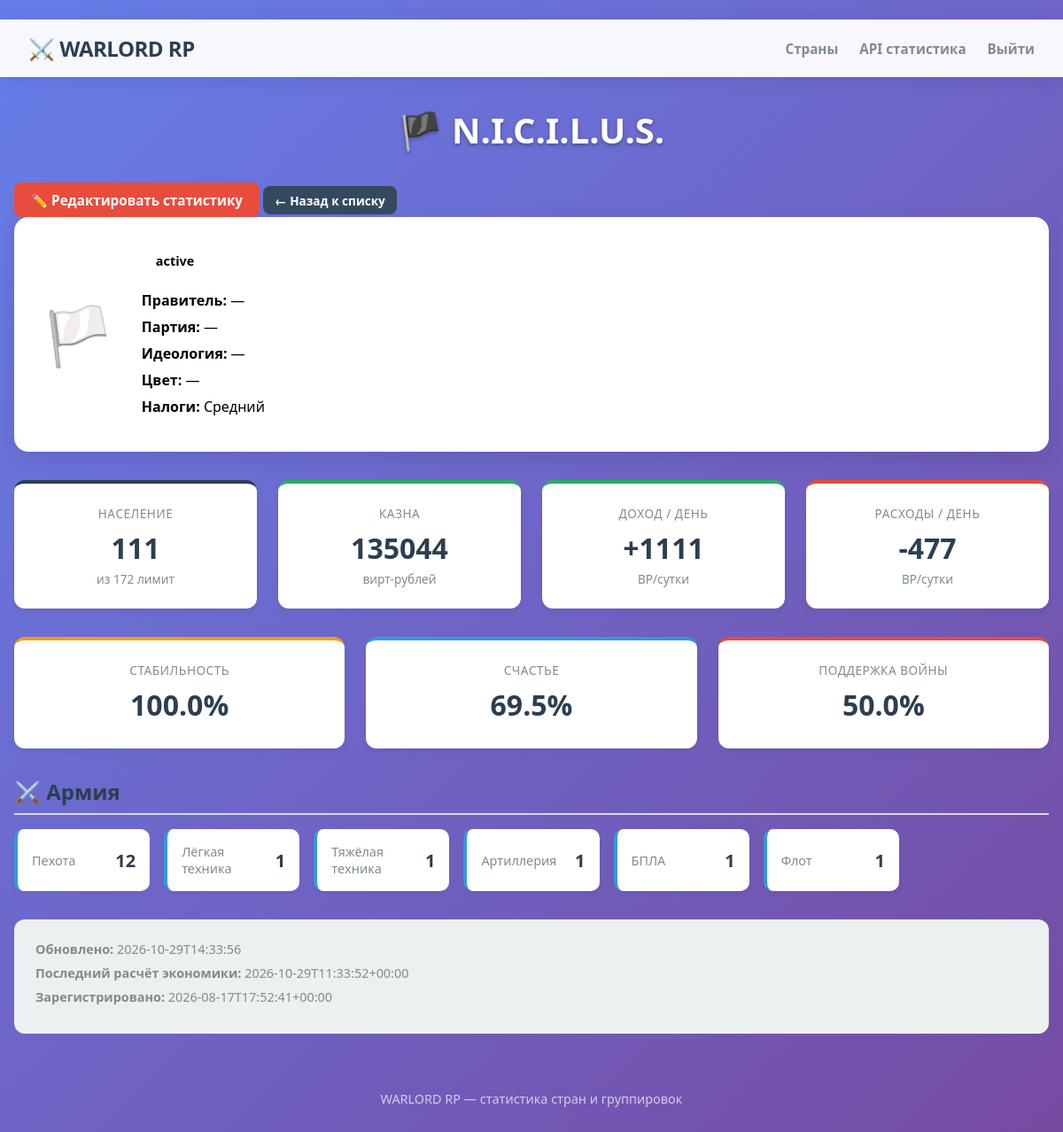
Screenshot of /country/N.I.C.I.L.U.S. (signed in) with the database file from the repository.
### tables this page shows
CREATE TABLE countries (
    id INTEGER PRIMARY KEY AUTOINCREMENT,
    name TEXT UNIQUE NOT NULL,
    flag_file_id TEXT,
    ruler TEXT,
    party TEXT,
    ideology TEXT,
    color TEXT,
    population INTEGER DEFAULT 0,
    population_capacity INTEGER DEFAULT 0,
    budget REAL DEFAULT 0,
    income_daily REAL DEFAULT 0,
    expenses_daily REAL DEFAULT 0,
    army_infantry INTEGER DEFAULT 0,
    army_light_vehicles INTEGER DEFAULT 0,
    army_heavy_wheeled INTEGER DEFAULT 0,
    army_artillery INTEGER DEFAULT 0,
    army_drones INTEGER DEFAULT 0,
    army_navy INTEGER DEFAULT 0,
    tax_level TEXT DEFAULT 'Средний',
    stability REAL DEFAULT 70,
    war_support REAL DEFAULT 50,
    happiness REAL DEFAULT 50,
    resources_json TEXT DEFAULT '[]',
    settlements_json TEXT DEFAULT '[]',
    industry_json TEXT DEFAULT '[]',
    research_json TEXT DEFAULT '[]',
    card_message_id INTEGER,
    updated_at TEXT
, prev_population INTEGER DEFAULT 0, prev_budget REAL DEFAULT 0, prev_army_infantry INTEGER DEFAULT 0, prev_army_light_vehicles INTEGER DEFAULT 0, prev_army_heavy_wheeled INTEGER DEFAULT 0, prev_army_artillery INTEGER DEFAULT 0, prev_army_drones INTEGER DEFAULT 0, prev_army_navy INTEGER DEFAULT 0, prev_stability REAL DEFAULT 0, prev_war_support REAL DEFAULT 0, prev_happiness REAL DEFAULT 0, last_econ_at TEXT, summary TEXT, notifications_json TEXT DEFAULT '[]', status TEXT DEFAULT 'active', aliases_json TEXT DEFAULT '[]', card_fingerprint TEXT, registered_at TEXT, start_budget REAL DEFAULT 75000, last_activity_at TEXT, card_published_at TEXT, last_post_at TEXT, stats_source TEXT DEFAULT 'anketa', ojat INTEGER DEFAULT 0, tx999 INTEGER DEFAULT 0, capital TEXT, ruler_chat_id INTEGER, channel_url TEXT, accepted_at TEXT, ruler_user_id INTEGER);

### app/webapp/__init__.py (the view)
    @app.route("/country/<path:name>")
    @_require_auth
    def country_detail(name: str):
        country = _run(db.get_country(name)) if db else None
        if not country:
            abort(404)
        return render_template("country.html", country=_country_to_dict(country))

### app/warlord/db.py (called while the page is built)
def _loads(value: Any, default: Any) -> Any:
    if not value:
        return default
    if isinstance(value, (list, dict)):
        return value
    try:
        return json.loads(value)
    except (TypeError, json.JSONDecodeError):
        return default

    async def _fetchone(self, sql: str, params: tuple = ()) -> aiosqlite.Row | None:
        async with self._db.execute(sql, params) as cur:
            return await cur.fetchone()

    @staticmethod
    def _country_from_row(row: aiosqlite.Row) -> dict[str, Any]:
        data = dict(row)
        for key in _COUNTRY_JSON_FIELDS:
            data[key] = _loads(data.get(key), [])
        return data

    async def get_country(self, name: str) -> dict[str, Any] | None:
        row = await self._fetchone("SELECT * FROM countries WHERE name=?", (name,))
        return self._country_from_row(row) if row else None

### app/webapp/__init__.py (called while the page is built)
def _run(coro):
    try:
        loop = asyncio.get_event_loop()
    except RuntimeError:
        loop = asyncio.new_event_loop()
        asyncio.set_event_loop(loop)
    return loop.run_until_complete(coro)

def _require_auth(f):
    @wraps(f)
    def decorated(*args, **kwargs):
        if not session.get("admin"):
            return redirect(url_for("login", next=request.path))
        return f(*args, **kwargs)
    return decorated

### app/webapp/templates/country.html (shortened to what this page needs)
﻿{% extends "base.html" %}
{% block content %}
<h1>🏴 {{ country.name }}</h1>
<a href="{{ url_for('country_edit', name=country.name) }}" class="btn btn-primary">✏️ Редактировать статистику</a>
<a href="{{ url_for('index') }}" class="btn btn-small">← Назад к списку</a>
<div class="country-header">
    <div class="country-flag">{{ "🏳️" if country.flag_file_id else "⚪" }}</div>
    <div class="country-info">
        <div class="country-status {{ country.status }}">{{ country.status }}</div>
        <div class="country-info-row"><strong>Правитель:</strong> {{ country.ruler or "—" }}</div>
        <div class="country-info-row"><strong>Партия:</strong> {{ country.party or "—" }}</div>
        <div class="country-info-row"><strong>Идеология:</strong> {{ country.ideology or "—" }}</div>
        <div class="country-info-row"><strong>Цвет:</strong> {{ country.color or "—" }}</div>
        <div class="country-info-row"><strong>Налоги:</strong> {{ country.tax_level }}</div>
    </div>
</div>
<div class="stats-grid">
    <div class="stat-card population">
        <div class="stat-label">Население</div>
        <div class="stat-value">{{ country.population }}</div>
        <div class="stat-sub">из {{ country.population_capacity }} лимит</div>
    </div>
    <div class="stat-card budget">
        <div class="stat-label">Казна</div>
        <div class="stat-value">{{ "%.0f"|format(country.budget) }}</div>
        <div class="stat-sub">вирт-рублей</div>
    </div>
    <div class="stat-card income">
        <div class="stat-label">Доход / день</div>
        <div class="stat-value">+{{ "%.0f"|format(country.income_daily) }}</div>
        <div class="stat-sub">ВР/сутки</div>
    </div>
    <div class="stat-card expenses">
        <div class="stat-label">Расходы / день</div>
        <div class="stat-value">-{{ "%.0f"|format(country.expenses_daily) }}</div>
        <div class="stat-sub">ВР/сутки</div>
    </div>
</div>
<div class="stats-grid">
    <div class="stat-card stability">
        <div class="stat-label">Стабильность</div>
        <div class="stat-value">{{ "%.1f"|format(country.stability) }}%</div>
    </div>
    <div class="stat-card happiness">
        <div class="stat-label">Счастье</div>
        <div class="stat-value">{{ "%.1f"|format(country.happiness) }}%</div>
    </div>
    <div class="stat-card war-support">
        <div class="stat-label">Поддержка войны</div>
        <div class="stat-value">{{ "%.1f"|format(country.war_support) }}%</div>
    </div>
</div>
<h2>⚔️ Армия</h2>
<div class="army-grid">
    <div class="army-unit">
        <span class="army-name">Пехота</span>
        <span class="army-value">{{ country.army_infantry }}</span>
    </div>
    <div class="army-unit">
        <span class="army-name">Лёгкая техника</span>
        <span class="army-value">{{ country.army_light_vehicles }}</span>
    </div>
    <div class="army-unit">
        <span class="army-name">Тяжёлая техника</span>
        <span class="army-value">{{ country.army_heavy_wheeled }}</span>
    </div>
    <div class="army-unit">
        <span class="army-name">Артиллерия</span>
        <span class="army-value">{{ country.army_artillery }}</span>
    </div>
    <div class="army-unit">
        <span class="army-name">БПЛА</span>
        <span class="army-value">{{ country.army_drones }}</span>
    </div>
    <div class="army-unit">
        <span class="army-name">Флот</span>
        <span class="army-value">{{ country.army_navy }}</span>
    </div>
</div>
<div class="meta-info">
    <p><strong>Обновлено:</strong> {{ country.updated_at or "—" }}</p>
    <p><strong>Последний расчёт экономики:</strong> {{ country.last_econ_at or "—" }}</p>
    <p><strong>Зарегистрировано:</strong> {{ country.registered_at or "—" }}</p>
</div>
{% endblock %}

### app/webapp/static/style.css (style rules this page uses)
:root { --primary: #2c3e50; --secondary: #34495e; --accent: #e74c3c; --success: #27ae60; --warning: #f39c12; --info: #3498db; --light: #ecf0f1; --dark: #2c3e50; --bg: #f5f7fa; --card-bg: #ffffff; --text: #2c3e50; --text-muted: #7f8c8d; --border: #d5dbdb; }
body { font-family: "Segoe UI", Roboto, "Helvetica Neue", Arial, sans-serif; background: linear-gradient(135deg, #667eea 0%, #764ba2 100%); min-height: 100vh; color: var(--text); overflow-x: hidden; }
h1 { font-size: 2.5rem; color: white; text-align: center; margin-bottom: 2rem; text-shadow: 0 2px 4px rgba(0,0,0,0.3); }
h2 { font-size: 1.5rem; color: var(--primary); margin: 2rem 0 1rem; border-bottom: 2px solid var(--border); padding-bottom: 0.5rem; }
.btn { display: inline-block; padding: 0.6rem 1.2rem; border: none; border-radius: 8px; font-size: 0.95rem; font-weight: 600; text-decoration: none; cursor: pointer; transition: all 0.2s; }
.btn-primary { background: var(--accent); color: white; }
.btn-small { padding: 0.4rem 0.8rem; font-size: 0.85rem; background: var(--secondary); color: white; }
.country-header { background: var(--card-bg); border-radius: 16px; padding: 2rem; box-shadow: 0 8px 24px rgba(0,0,0,0.1); margin-bottom: 2rem; display: flex; gap: 2rem; align-items: center; flex-wrap: wrap; }
.country-flag { font-size: 4rem; flex-shrink: 0; }
.country-info { flex: 1; min-width: 200px; }
.country-status { padding: 0.5rem 1rem; border-radius: 8px; font-weight: 700; font-size: 0.9rem; display: inline-block; margin-bottom: 1rem; }
.country-info-row { margin-bottom: 0.5rem; font-size: 1rem; }
.stats-grid { display: grid; grid-template-columns: repeat(auto-fit, minmax(200px, 1fr)); gap: 1.5rem; margin-bottom: 2rem; }
.stat-card { background: var(--card-bg); padding: 1.5rem; border-radius: 12px; box-shadow: 0 4px 6px rgba(0,0,0,0.05); text-align: center; border-top: 4px solid var(--info); }
.stat-card.budget { border-top-color: var(--success); }
.stat-card.income { border-top-color: var(--success); }
.stat-card.expenses { border-top-color: var(--accent); }
.stat-card.population { border-top-color: var(--primary); }
.stat-card.stability { border-top-color: var(--warning); }
.stat-card.happiness { border-top-color: var(--info); }
.stat-card.war-support { border-top-color: var(--accent); }
.stat-label { font-size: 0.85rem; color: var(--text-muted); text-transform: uppercase; letter-spacing: 0.5px; margin-bottom: 0.5rem; }
.stat-value { font-size: 2rem; font-weight: 800; color: var(--text); margin-bottom: 0.25rem; }
.stat-sub { font-size: 0.85rem; color: var(--text-muted); }
.army-grid { display: grid; grid-template-columns: repeat(auto-fill, minmax(150px, 1fr)); gap: 1rem; margin-bottom: 2rem; }
.army-unit { background: var(--card-bg); padding: 1rem; border-radius: 10px; box-shadow: 0 2px 4px rgba(0,0,0,0.05); display: flex; justify-content: space-between; align-items: center; border-left: 4px solid var(--info); }
.army-name { font-size: 0.9rem; color: var(--text-muted); }
.army-value { font-size: 1.25rem; font-weight: 700; color: var(--text); }
.meta-info { background: var(--light); padding: 1.5rem; border-radius: 12px; font-size: 0.9rem; color: var(--text-muted); margin-bottom: 2rem; }
.meta-info p { margin-bottom: 0.5rem; }

### app/webapp/templates/base.html (style rules this page uses)
:root { --tg-bg-color: #ffffff; --tg-text-color: #000000; --tg-hint-color: #888888; --tg-link-color: #2481cc; --tg-button-color: #2481cc; --tg-button-text-color: #ffffff; --tg-secondary-button-color: #f5f5f5; --tg-secondary-button-text-color: #000000; --tg-header-bg-color: #ffffff; --tg-header-text-color: #000000; }
body { background-color: var(--tg-bg-color); color: var(--tg-text-color); }

### rows the page displays
countries: name "N.I.C.I.L.U.S.", status "active", tax_level "Средний", population "111", population_capacity "172", budget "135044", income_daily "1111", expenses_daily "477", stability "100.0", happiness "69.5", war_support "50.0", army_infantry "12", army_light_vehicles "1", army_heavy_wheeled "1", army_artillery "1", army_drones "1", army_navy "1", updated_at "2026-10-29T14:33:56", last_econ_at "2026-10-29T11:33:52+00:00", registered_at "2026-08-17T17:52:41+00:00"

### other values shown
{{ "🏳️" if country.flag_file_id else "⚪" }} "🏳️"
{{ country.ruler or "—" }} "—"
{{ country.party or "—" }} "—"
{{ country.ideology or "—" }} "—"
{{ country.color or "—" }} "—"
